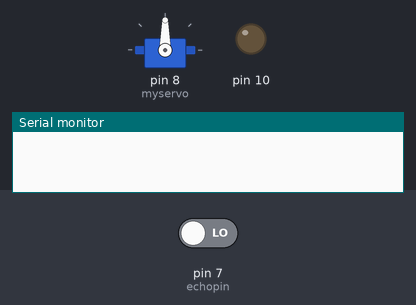
The sketch below on a simulated Arduino Uno, built with avr-gcc and run on an emulated ATmega328P. Parts: servo, output pins drawn as LEDs (lit = HIGH), the last lines printed to the serial monitor. The inputs (shaded band) are chosen by the test bench; at power-on: pin 7 (echopin) LOW. Pins used as bus, display or sensor lines are not drawn.

Above: at 0.1 s.
At 2.1 s:
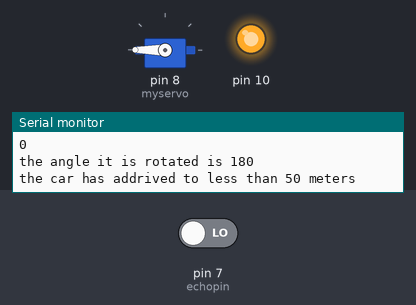
Timing chart, 0 to 3.6 s (numbered marks = the images above):
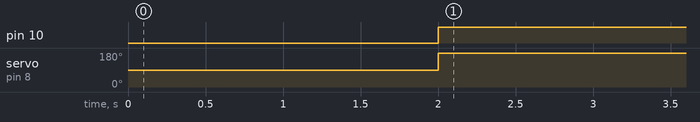

Measured:
- by itself, pin 10: LOW → HIGH at 2.0 s
- by itself, servo on pin 8 (myservo): 90° → 180° at 2.0 s

The sketch:

Car_garage_with_ultrasonicsensor_and_buzzer.ino
```cpp
#include<Servo.h>
Servo myservo;
int trigpin=3;
int echopin=7;
void setup()
{
   pinMode(10,OUTPUT);
   pinMode(trigpin,OUTPUT);
   pinMode(echopin,INPUT);
   Serial.begin(9600);
   myservo.attach(8);
}


void loop()
{
  digitalWrite(trigpin,HIGH);
  delay(1000);
  digitalWrite(trigpin,LOW);
  int duration=pulseIn(echopin,HIGH);
  int distance=(duration*0.034)/2;
  Serial.println("the distance is");
  Serial.println(distance);


  if(distance<=50)
  {
    digitalWrite(10,HIGH);

    myservo.write(180);
    Serial.println("the angle it is rotated is 180");
    Serial.println("the car has addrived to less than 50 meters");


  }
  else
  {
    digitalWrite(10,LOW);

     myservo.write(0);
     Serial.println("the angle it is rotated is 0");
    delay(1000);
    Serial.println("the car has moved more than 50 meters");

    }
}
```
